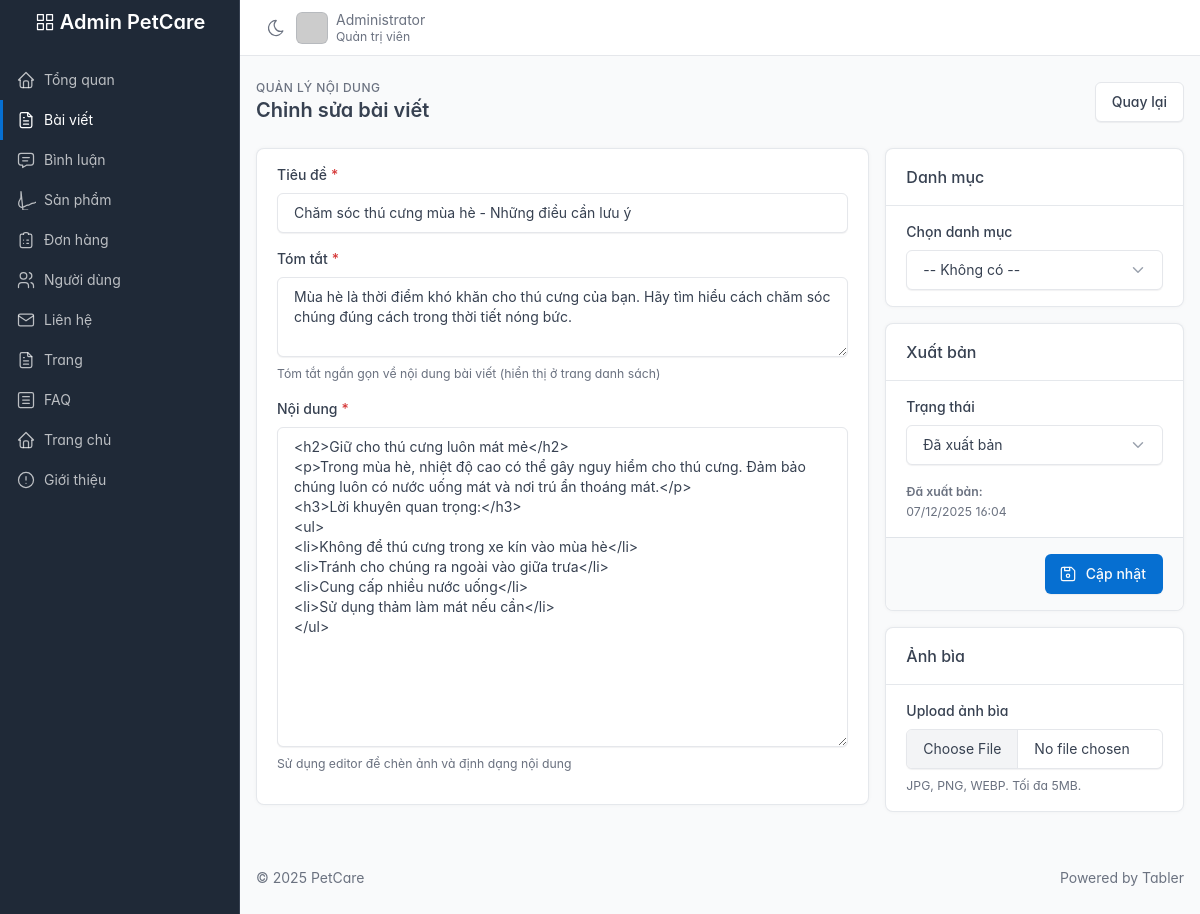
Page /public/admin/posts/edit?id=1 (signed in) on the committed database.
### tables this page shows
CREATE TABLE IF NOT EXISTS posts (
    id BIGINT UNSIGNED AUTO_INCREMENT PRIMARY KEY,
    author_user_id BIGINT UNSIGNED NULL,
    title VARCHAR(255) NOT NULL,
    slug VARCHAR(255) NOT NULL UNIQUE,
    summary TEXT NULL,
    content_html MEDIUMTEXT NULL,
    cover_image_url VARCHAR(255) NULL,
    category_id BIGINT UNSIGNED NULL,
    status ENUM('draft', 'published') NOT NULL DEFAULT 'draft',
    published_at DATETIME NULL,
    created_at TIMESTAMP NOT NULL DEFAULT CURRENT_TIMESTAMP,
    updated_at TIMESTAMP NULL DEFAULT NULL ON UPDATE CURRENT_TIMESTAMP,
    INDEX idx_posts_status_published_at (status, published_at),
    INDEX idx_category (category_id),
    CONSTRAINT fk_posts_author FOREIGN KEY (author_user_id) REFERENCES users (id) ON DELETE SET NULL
);

### app/views/admin/posts/form.php (the view, shortened to what the rows shown need)
<?php
$isEdit = $post !== null;
$oldInput = $_SESSION['old_input'] ?? [];
?>
<div class="page-header d-print-none">
    <div class="container-xl">
        <div class="row g-2 align-items-center">
            <div class="col">
                <h2 class="page-title">
                    <?= $isEdit ? 'Chỉnh sửa bài viết' : 'Thêm bài viết mới' ?>
                </h2>
            </div>
        </div>
    </div>
</div>
<div class="page-body">
    <div class="container-xl">
        <form action="<?= BASE_URL ?>admin/posts/<?= $isEdit ? 'update' : 'store' ?>"
              method="POST"
              enctype="multipart/form-data">
            <div class="row row-cards">
                <div class="col-lg-8">
                    <div class="card">
                        <div class="card-body">
                            <div class="mb-3">
                                <label class="form-label required">Tiêu đề</label>
                                <input type="text"
                                       name="title"
                                       class="form-control"
                                       required
                                       minlength="5"
                                       maxlength="255"
                                       value="<?= htmlspecialchars($oldInput['title'] ?? $post['title'] ?? '') ?>">
                            </div>
                            <div class="mb-3">
                                <label class="form-label required">Tóm tắt</label>
                                <textarea name="summary"
                                          class="form-control"
                                          rows="3"
                                          required
                                          minlength="20"><?= htmlspecialchars($oldInput['summary'] ?? $post['summary'] ?? '') ?></textarea>
                                <small class="form-hint">Tóm tắt ngắn gọn về nội dung bài viết (hiển thị ở trang danh sách)</small>
                            </div>
                            <div class="mb-3">
                                <label class="form-label required">Nội dung</label>
                                <textarea name="content_html"
                                          id="content-editor"
                                          class="form-control"
                                          rows="15"><?= htmlspecialchars($oldInput['content_html'] ?? $post['content_html'] ?? '') ?></textarea>
                                <small class="form-hint">Sử dụng editor để chèn ảnh và định dạng nội dung</small>
                            </div>
                        </div>
                    </div>
                </div>
                <div class="col-lg-4">
                    <div class="card mb-3">
                        <div class="card-body">
                            <div class="mb-3">
                                <label class="form-label">Trạng thái</label>
                                <select name="status" class="form-select">
                                    <option value="published" <?= ($oldInput['status'] ?? $post['status'] ?? '') === 'published' ? 'selected' : '' ?>>
                                        Đã xuất bản
                                    </option>
                                </select>
                            </div>
                            <?php if ($isEdit && $post['published_at']): ?>
                                <div class="text-secondary">
                                    <small>
                                        <strong>Đã xuất bản:</strong><br>
                                        <?= date('d/m/Y H:i', strtotime($post['published_at'])) ?>
                                    </small>
                                </div>
                            <?php endif; ?>
                        </div>
                    </div>
                </div>
            </div>
        </form>
    </div>
</div>

### rows in the picture
posts: title "Chăm sóc thú cưng mùa hè - Những điều cần lưu ý", summary "Mùa hè là thời điểm khó khăn cho thú cưng của bạn. Hãy tìm hiểu cách chăm sóc chúng đúng cách trong thời tiết nóng bức.", content_html "<h2>Giữ cho thú cưng luôn mát mẻ</h2> <p>Trong mùa hè, nhiệt độ cao có thể gây nguy hiểm cho thú cưng. Đảm bảo chúng luôn có nước uống mát và nơi trú ẩn thoáng mát.</p> <h3>Lời khuyên quan trọng:</h3> <ul> <li>Không để thú cưng trong xe kín vào mùa hè</li> <li>Tránh cho chúng ra ngoài vào giữa trưa</li> <li>Cung cấp nhiều nước uống</li> <li>Sử dụng thảm làm mát nếu cần</li> </ul>", status "Đã xuất bản", published_at "07/12/2025 16:04"

### other values in the picture
APP_NAME "PetCare"
$_SESSION['user_name'] "Administrator"
